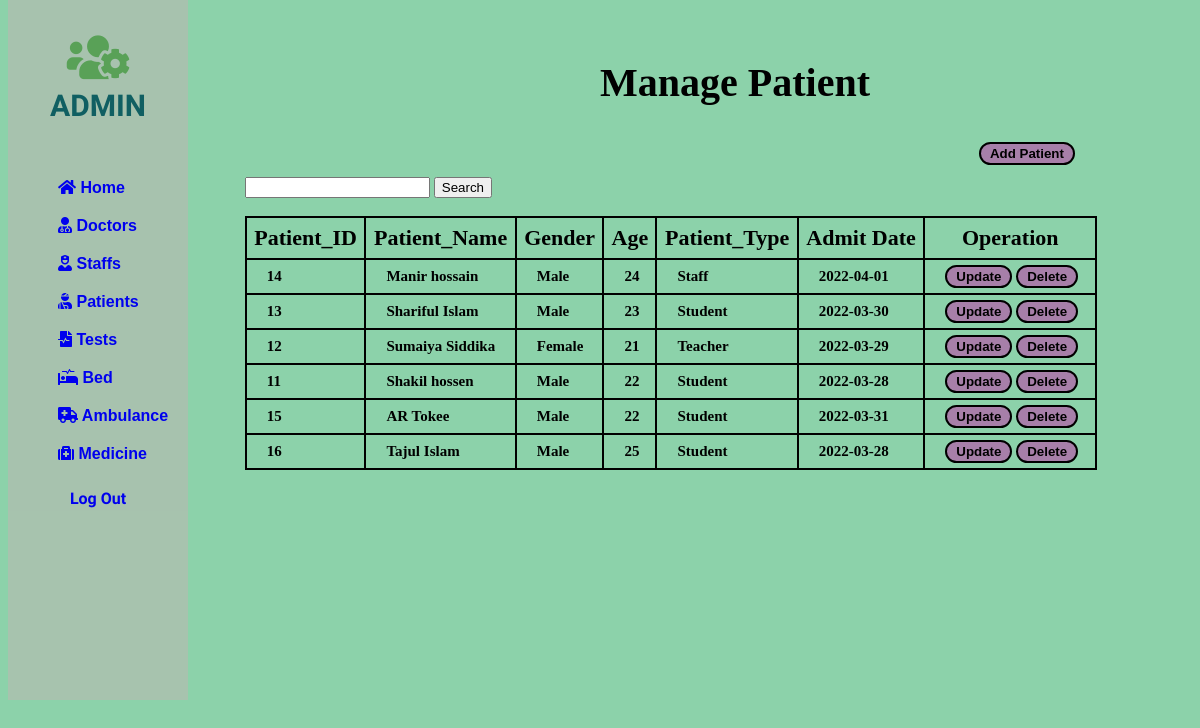
Screenshot of /php/patient/search.php with the database file from the repository.
### tables this page shows
CREATE TABLE IF NOT EXISTS `patient` (
  `P_ID` int NOT NULL AUTO_INCREMENT,
  `P_Name` varchar(225) NOT NULL,
  `Gender` enum('Male','Female','Others') NOT NULL,
  `Age` int NOT NULL,
  `P_Type` varchar(225) NOT NULL,
  `A_Date` date NOT NULL,
  `D_ID` int DEFAULT NULL,
  PRIMARY KEY (`P_ID`),
  UNIQUE KEY `P_ID` (`P_ID`)
);

### php/patient/search.php (the view, shortened to what this page needs)
<!DOCTYPE html>
<html lang="en">
<head>
    <link rel="stylesheet" href="https://use.fontawesome.com/releases/v5.15.4/css/all.css">
</head>
<body>
    <div class="slidebar">
        <header>
            <span>
                <i class="fas fa-users-cog"></i><br>
            </span>
            ADMIN
        </header>
        <ul>
            <li>
                <a href="/php/home.php"><i class="fas fa-home"></i> Home</a>
            </li>
            <li>
                <a href="/php/Doctor/doctor.php"><i class="fas fa-user-md"></i> Doctors</a>
            </li>
            <li>
                <a href="/php/staff/staff.php"><i class="fas fa-user-nurse"></i> Staffs</a>
            </li>
            <li>
                <a href="/php/patient/patient.php"><i class="fas fa-user-injured"></i> Patients</a>
            </li>
            <li>
                <a href="/php/test/test.php"><i class="fas fa-file-medical-alt"></i> Tests</a>
            </li>
            <li>
                <a href="/php/bed/bed.php"><i class="fas fa-procedures"></i> Bed</a>
            </li>
            <li>
                <a href="/php/Ambulence/ambulence.php"><i class="fas fa-ambulance"></i> Ambulance</a>
            </li>
            <li>
                <a href="/php/medicine/medicine.php"><i class="fas fa-medkit"></i> Medicine</a>
            </li>
        </ul>
        <div>
            <a style="text-decoration: none;" href="/php/index.php">
                <div class="logout">
                    Log Out
                </div>
            </a>
        </div>
    </div>
    <div class="container">
        <div class="row">
            <div style="margin-left: 50%; margin-top: 5%;">
                <h2>Manage <b>Patient</b></h2>
            </div>
            <div style="margin-left: 82%; margin-top: 3%;">
                <button><a href="add-patient.php">Add Patient</a></button>
            </div>
        </div>
    </div>
    <div class="card-body">
        <div style="margin-left: 20%; margin-top: 1%;">
          <form method="post" action="search.php">
                <input type="text" name="search" required />
                <input type="submit" value="Search" />
            </form>
            <br>
            <table id="dataTable" width="90%" cellspacing="10">
                <thead>
                    <tr>
                        <th> Patient_ID </th>
                        <th> Patient_Name </th>
                        <th> Gender </th>
                        <th> Age </th>
                        <th> Patient_Type </th>
                        <th> Admit Date </th>
                        <th> Operation </th>
                    </tr>
                </thead>
                <tbody>
                    <?php
                    $search = $_POST['search'];
                    include 'db_conn.php';
                    $sql = "select * from patient where P_ID like '%$search%' OR P_Name like '%$search%' OR Gender like '%$search%' OR Age like '%$search%' OR P_Type like '%$search%' OR A_Date like '%$search%'";
                    $query = mysqli_query($conn, $sql);
                    while ($Patient_data = mysqli_fetch_array($query)) {
                    ?>
                        <tr>
                            <td><b><?php echo $Patient_data['P_ID'];  ?></b></td>
                            <td><?php echo $Patient_data['P_Name'];  ?></td>
                            <td><?php echo $Patient_data['Gender'];  ?></td>
                            <td><?php echo $Patient_data['Age'];  ?></td>
                            <td><?php echo $Patient_data['P_Type'];  ?></td>
                            <td><?php echo $Patient_data['A_Date'];  ?></td>
                            <td style="width: 140px;">
                                <button> <a href="/php/patient/update.php?P_ID=<?php echo $Patient_data['P_ID'];  ?>" class="btn btn-success"><b>Update</b></a></button>
                                <button><a href="/php/patient/Delete.php?P_ID=<?php echo $Patient_data['P_ID']; ?>" class="btn btn-danger"><b>Delete</b></a></button>
                            </td>
                        </tr>
                    <?php
                    }
                    ?>
                </tbody>
            </table>
        </div>
    </div>
</body>
</html>

### php/patient/search.php (style rules this page uses)
body { background: rgba(96, 193, 138, 0.722); }
.slidebar { border: 20px; width: 15%; height: 700px; position: fixed; top: 0px; background-color: rgba(195, 179, 179, 0.493); }
.slidebar header { padding: 30px 10px; text-align: center; font-family: 'Mochiy Pop P One', sans-serif; font-size: 30px; font-weight: bolder; color: rgb(16, 95, 98); }
.slidebar header span { font-size: 50px; color: rgb(89, 161, 87); }
.slidebar ul li { list-style: none; padding: 10px; font-family: 'Lucida Sans', 'Lucida Sans Regular', 'Lucida Grande', 'Lucida Sans Unicode', Geneva, Verdana, sans-serif; font-weight: bolder; }
.slidebar ul li a { text-decoration: none; }
table, th, td { border: 1px solid black; border-collapse: collapse; }
h2 { font-size: 40px; }
table { border: 2px solid black; }
th { padding: 7px; border: 2px solid black; font-size: 22px; }
td { border: 2px solid black; padding: 5px 10px 5px 20px; font-size: 15px; font-weight: bolder; }
button { border: solid 2px black; border-radius: 15px; padding: 2px 6px; background-color: rgb(167, 127, 169); }
button a { text-decoration: none; color: black; font-weight: bolder; padding: 2px 3px; }
.logout { text-align: center; margin-top: 10px; font-family: 'Mochiy Pop P One', sans-serif; font-weight: bolder; }

### rows the page displays
patient: P_ID "14", P_Name "Manir hossain", Gender "Male", Age "24", P_Type "Staff", A_Date "2022-04-01"
patient: P_ID "13", P_Name "Shariful Islam", Gender "Male", Age "23", P_Type "Student", A_Date "2022-03-30"
patient: P_ID "12", P_Name "Sumaiya Siddika", Gender "Female", Age "21", P_Type "Teacher", A_Date "2022-03-29"
patient: P_ID "11", P_Name "Shakil hossen", Gender "Male", Age "22", P_Type "Student", A_Date "2022-03-28"
patient: P_ID "15", P_Name "AR Tokee", Gender "Male", Age "22", P_Type "Student", A_Date "2022-03-31"
patient: P_ID "16", P_Name "Tajul Islam", Gender "Male", Age "25", P_Type "Student", A_Date "2022-03-28"
